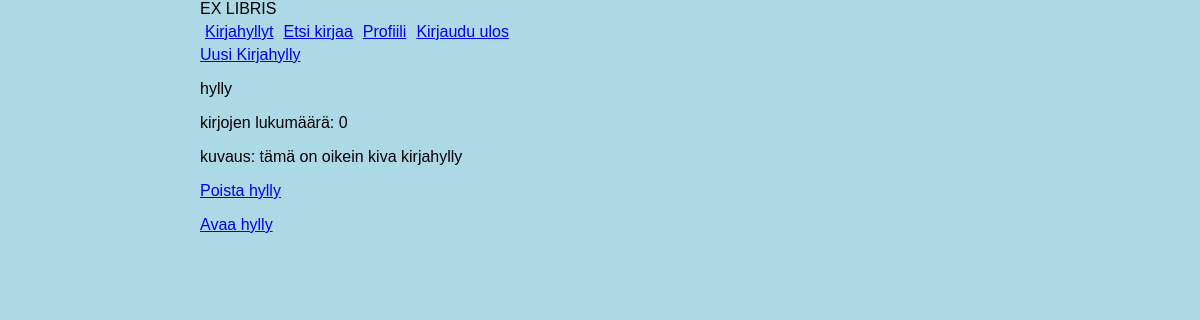
Page /zamzam/hyllyt (signed in) on the committed database.
### tables this page shows
CREATE TABLE shelves (
	id INTEGER PRIMARY KEY,
	user_id INTEGER,
	name TEXT,
	number_of_books INTEGER,
	description TEXT,
	FOREIGN KEY (user_id) REFERENCES users(id)
);

### app.py (the view)
@app.get("/<username>/hyllyt")
def shelves(username):
	shelves = shelf.get_shelves(username)
	return render_template("shelves.html", shelves=shelves)

### db.py (called while the page is built)
def get_connection():
    connection = sqlite3.connect("database.db")
    connection.execute("PRAGMA foreign_keys = ON")
    connection.row_factory = sqlite3.Row
    return connection

def query(sql, params=[]):
    connection = get_connection()
    try:
        result = connection.execute(sql, params).fetchall()
        return result
    finally:
        connection.close()

### shelf.py (called while the page is built)
def get_shelves(username):
    user_id = user.get_user_id(username)
    try:
	    sql = "SELECT name, number_of_books, description, id FROM shelves WHERE user_id = ?"
	    shelves = db.query(sql, [user_id])
    except:
	    print(f"Database error in selecting shelves, user_id: {user_id}")
	    return redirect("/")
    return shelves

### user.py (called while the page is built)
def get_user_id(username):
    try:
	    sql = "SELECT id FROM users WHERE username = ?"
	    result = db.query(sql, [username])
	    user_id = result[0][0]
    except:
	    print(f"Database error in finding user id, user_id: {user_id} ")
	    return redirect("/")
    return user_id

### templates/shelves.html
{% extends "user_layout.html" %}
{% block user_content %}
<div class="new-shelf-button">
    <a href="/{{ session.username }}/uusi-hylly" title="luo uusi kirjahylly" id="new_shelf_button">
        Uusi Kirjahylly
    </a>
</div>
<div class="shelf-list" id="shelf_list">
    {% for shelf in shelves %}
    <div class="shelf-entry">
        <p>
        {{ shelf[0] }}
        </p>
        <p>
            kirjojen lukumäärä: {{ shelf[1] }}
        </p>
        <p>
            kuvaus: {{ shelf[2] }}
        </p>
        <p>
            <a href="/remove_shelf/{{ session.username }}/{{ shelf[3] }}" title="poista hylly" id="remove-shelf-button">
            Poista hylly
            </a>
        </p>
        <p>
            <a href="/{{ session.username}}/hyllyt/{{ shelf[3] }}" title="avaa hylly" id="open-shelf-button">
                Avaa hylly
            </a>
        </p>
    </div>
    {% endfor %}
</div>
{% endblock %}

### static/main.css (style rules this page uses)
body { margin: auto; max-width: 50em; font-family: sans-serif; background-color: lightblue; }

### rows in the picture
shelves: name "hylly", number_of_books "0", description "tämä on oikein kiva kirjahylly"
